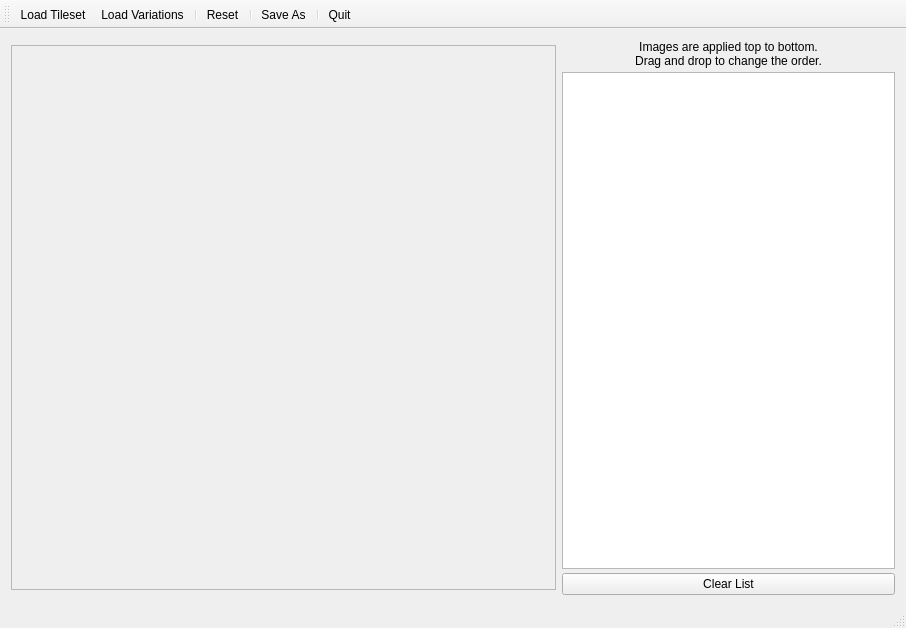
<?xml version="1.0" encoding="UTF-8"?>
<ui version="4.0">
 <class>MainWindow</class>
 <widget class="QMainWindow" name="MainWindow">
  <property name="geometry">
   <rect>
    <x>0</x>
    <y>0</y>
    <width>906</width>
    <height>628</height>
   </rect>
  </property>
  <property name="windowTitle">
   <string>Tileset Assembler</string>
  </property>
  <widget class="QWidget" name="centralWidget">
   <layout class="QHBoxLayout" name="horizontalLayout_2">
    <item>
     <widget class="QScrollArea" name="scrollArea">
      <property name="sizePolicy">
       <sizepolicy hsizetype="Fixed" vsizetype="Fixed">
        <horstretch>0</horstretch>
        <verstretch>0</verstretch>
       </sizepolicy>
      </property>
      <property name="minimumSize">
       <size>
        <width>545</width>
        <height>545</height>
       </size>
      </property>
      <property name="frameShape">
       <enum>QFrame::StyledPanel</enum>
      </property>
      <property name="frameShadow">
       <enum>QFrame::Sunken</enum>
      </property>
      <property name="widgetResizable">
       <bool>true</bool>
      </property>
      <property name="alignment">
       <set>Qt::AlignCenter</set>
      </property>
      <widget class="QWidget" name="scrollAreaWidgetContents">
       <property name="geometry">
        <rect>
         <x>0</x>
         <y>0</y>
         <width>543</width>
         <height>543</height>
        </rect>
       </property>
       <layout class="QHBoxLayout" name="horizontalLayout">
        <item>
         <widget class="QLabel" name="lblImage">
          <property name="sizePolicy">
           <sizepolicy hsizetype="MinimumExpanding" vsizetype="MinimumExpanding">
            <horstretch>0</horstretch>
            <verstretch>0</verstretch>
           </sizepolicy>
          </property>
          <property name="frameShape">
           <enum>QFrame::NoFrame</enum>
          </property>
          <property name="lineWidth">
           <number>1</number>
          </property>
          <property name="text">
           <string/>
          </property>
          <property name="scaledContents">
           <bool>false</bool>
          </property>
          <property name="alignment">
           <set>Qt::AlignCenter</set>
          </property>
          <property name="margin">
           <number>0</number>
          </property>
          <property name="indent">
           <number>-1</number>
          </property>
         </widget>
        </item>
       </layout>
      </widget>
     </widget>
    </item>
    <item>
     <layout class="QVBoxLayout" name="verticalLayout">
      <property name="spacing">
       <number>4</number>
      </property>
      <item>
       <widget class="QLabel" name="lblLayerInfo">
        <property name="sizePolicy">
         <sizepolicy hsizetype="Preferred" vsizetype="Preferred">
          <horstretch>0</horstretch>
          <verstretch>0</verstretch>
         </sizepolicy>
        </property>
        <property name="minimumSize">
         <size>
          <width>0</width>
          <height>0</height>
         </size>
        </property>
        <property name="maximumSize">
         <size>
          <width>16777215</width>
          <height>16777215</height>
         </size>
        </property>
        <property name="text">
         <string>Images are applied top to bottom.
Drag and drop to change the order.</string>
        </property>
        <property name="alignment">
         <set>Qt::AlignCenter</set>
        </property>
        <property name="wordWrap">
         <bool>true</bool>
        </property>
       </widget>
      </item>
      <item>
       <widget class="QListWidget" name="listWidget">
        <property name="editTriggers">
         <set>QAbstractItemView::NoEditTriggers</set>
        </property>
        <property name="dragDropMode">
         <enum>QAbstractItemView::InternalMove</enum>
        </property>
        <property name="defaultDropAction">
         <enum>Qt::TargetMoveAction</enum>
        </property>
        <property name="selectionMode">
         <enum>QAbstractItemView::ExtendedSelection</enum>
        </property>
        <property name="selectionBehavior">
         <enum>QAbstractItemView::SelectRows</enum>
        </property>
        <property name="iconSize">
         <size>
          <width>32</width>
          <height>32</height>
         </size>
        </property>
        <property name="viewMode">
         <enum>QListView::ListMode</enum>
        </property>
        <property name="uniformItemSizes">
         <bool>true</bool>
        </property>
        <property name="selectionRectVisible">
         <bool>false</bool>
        </property>
        <property name="sortingEnabled">
         <bool>false</bool>
        </property>
       </widget>
      </item>
      <item>
       <widget class="QPushButton" name="btnClearOptional">
        <property name="text">
         <string>Clear List</string>
        </property>
       </widget>
      </item>
     </layout>
    </item>
   </layout>
  </widget>
  <widget class="QMenuBar" name="menuBar">
   <property name="geometry">
    <rect>
     <x>0</x>
     <y>0</y>
     <width>906</width>
     <height>21</height>
    </rect>
   </property>
  </widget>
  <widget class="QToolBar" name="mainToolBar">
   <attribute name="toolBarArea">
    <enum>TopToolBarArea</enum>
   </attribute>
   <attribute name="toolBarBreak">
    <bool>false</bool>
   </attribute>
   <addaction name="actionLoad_Base_Image"/>
   <addaction name="actionLoad_Optional_Tile_Images"/>
   <addaction name="separator"/>
   <addaction name="actionReset"/>
   <addaction name="separator"/>
   <addaction name="actionSave_As"/>
   <addaction name="separator"/>
   <addaction name="actionQuit"/>
  </widget>
  <widget class="QStatusBar" name="statusBar"/>
  <action name="actionLoad_Base_Image">
   <property name="text">
    <string>Load Tileset</string>
   </property>
   <property name="toolTip">
    <string>&lt;html&gt;&lt;head/&gt;&lt;body&gt;&lt;p&gt;Browse for the base tileset image to load.&lt;/p&gt;&lt;p&gt;This should be the tileset without variations.&lt;/p&gt;&lt;p&gt;&lt;span style=&quot; color:#006fa7;&quot;&gt;Additionally this will find and load any images of the same type in the directory or sub-directories.&lt;/span&gt;&lt;/p&gt;&lt;/body&gt;&lt;/html&gt;</string>
   </property>
  </action>
  <action name="actionLoad_Optional_Tile_Images">
   <property name="text">
    <string>Load Variations</string>
   </property>
   <property name="toolTip">
    <string>Browse for tileset images which contain variations to overlay.</string>
   </property>
  </action>
  <action name="actionSave_As">
   <property name="text">
    <string>Save As...</string>
   </property>
  </action>
  <action name="actionQuit">
   <property name="text">
    <string>Quit</string>
   </property>
  </action>
  <action name="actionReset">
   <property name="text">
    <string>Reset</string>
   </property>
   <property name="toolTip">
    <string>Reset the tileset back to it's original state.</string>
   </property>
  </action>
 </widget>
 <layoutdefault spacing="6" margin="11"/>
 <resources/>
 <connections>
  <connection>
   <sender>actionLoad_Base_Image</sender>
   <signal>triggered()</signal>
   <receiver>MainWindow</receiver>
   <slot>loadTilesetBase()</slot>
   <hints>
    <hint type="sourcelabel">
     <x>-1</x>
     <y>-1</y>
    </hint>
    <hint type="destinationlabel">
     <x>406</x>
     <y>292</y>
    </hint>
   </hints>
  </connection>
  <connection>
   <sender>actionLoad_Optional_Tile_Images</sender>
   <signal>triggered()</signal>
   <receiver>MainWindow</receiver>
   <slot>loadTilesetVariations()</slot>
   <hints>
    <hint type="sourcelabel">
     <x>-1</x>
     <y>-1</y>
    </hint>
    <hint type="destinationlabel">
     <x>405</x>
     <y>296</y>
    </hint>
   </hints>
  </connection>
  <connection>
   <sender>actionReset</sender>
   <signal>triggered()</signal>
   <receiver>MainWindow</receiver>
   <slot>reset()</slot>
   <hints>
    <hint type="sourcelabel">
     <x>-1</x>
     <y>-1</y>
    </hint>
    <hint type="destinationlabel">
     <x>410</x>
     <y>296</y>
    </hint>
   </hints>
  </connection>
  <connection>
   <sender>actionSave_As</sender>
   <signal>triggered()</signal>
   <receiver>MainWindow</receiver>
   <slot>saveAs()</slot>
   <hints>
    <hint type="sourcelabel">
     <x>-1</x>
     <y>-1</y>
    </hint>
    <hint type="destinationlabel">
     <x>410</x>
     <y>296</y>
    </hint>
   </hints>
  </connection>
  <connection>
   <sender>btnClearOptional</sender>
   <signal>clicked()</signal>
   <receiver>MainWindow</receiver>
   <slot>clearList()</slot>
   <hints>
    <hint type="sourcelabel">
     <x>669</x>
     <y>552</y>
    </hint>
    <hint type="destinationlabel">
     <x>410</x>
     <y>296</y>
    </hint>
   </hints>
  </connection>
  <connection>
   <sender>actionQuit</sender>
   <signal>triggered()</signal>
   <receiver>MainWindow</receiver>
   <slot>quit()</slot>
   <hints>
    <hint type="sourcelabel">
     <x>-1</x>
     <y>-1</y>
    </hint>
    <hint type="destinationlabel">
     <x>410</x>
     <y>296</y>
    </hint>
   </hints>
  </connection>
 </connections>
 <slots>
  <slot>apply()</slot>
  <slot>reset()</slot>
  <slot>saveAs()</slot>
  <slot>clearList()</slot>
  <slot>quit()</slot>
  <slot>loadTilesetVariations()</slot>
  <slot>loadTilesetBase()</slot>
 </slots>
</ui>
